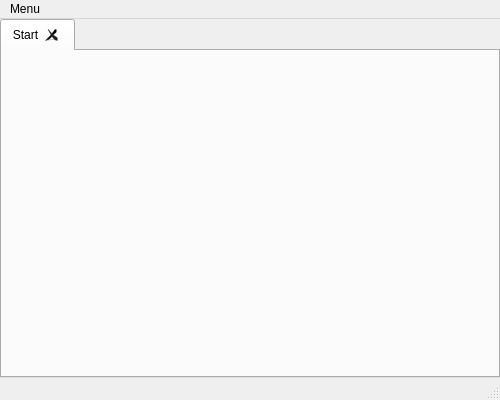
<?xml version="1.0" encoding="UTF-8"?>
<ui version="4.0">
 <class>MainWindow</class>
 <widget class="QMainWindow" name="MainWindow">
  <property name="geometry">
   <rect>
    <x>0</x>
    <y>0</y>
    <width>500</width>
    <height>400</height>
   </rect>
  </property>
  <property name="windowTitle">
   <string>chess</string>
  </property>
  <widget class="QWidget" name="centralWidget">
   <layout class="QHBoxLayout" name="horizontalLayout">
    <property name="spacing">
     <number>0</number>
    </property>
    <property name="leftMargin">
     <number>0</number>
    </property>
    <property name="topMargin">
     <number>0</number>
    </property>
    <property name="rightMargin">
     <number>0</number>
    </property>
    <property name="bottomMargin">
     <number>0</number>
    </property>
    <item>
     <widget class="QTabWidget" name="tabWidget">
      <property name="currentIndex">
       <number>0</number>
      </property>
      <property name="tabsClosable">
       <bool>true</bool>
      </property>
      <property name="movable">
       <bool>true</bool>
      </property>
      <widget class="QWidget" name="tab">
       <attribute name="title">
        <string>Start</string>
       </attribute>
      </widget>
     </widget>
    </item>
   </layout>
  </widget>
  <widget class="QMenuBar" name="menuBar">
   <property name="geometry">
    <rect>
     <x>0</x>
     <y>0</y>
     <width>500</width>
     <height>26</height>
    </rect>
   </property>
   <widget class="QMenu" name="menuMenu">
    <property name="title">
     <string>Menu</string>
    </property>
    <addaction name="actionNewGame"/>
    <addaction name="actionOpen"/>
    <addaction name="separator"/>
    <addaction name="actionSave"/>
    <addaction name="actionSaveAs"/>
    <addaction name="separator"/>
    <addaction name="actionClose"/>
   </widget>
   <addaction name="menuMenu"/>
  </widget>
  <widget class="QStatusBar" name="statusBar"/>
  <action name="actionNewGame">
   <property name="text">
    <string>Nová Hra</string>
   </property>
  </action>
  <action name="actionOpen">
   <property name="text">
    <string>Otevřít</string>
   </property>
  </action>
  <action name="actionSave">
   <property name="text">
    <string>Uložit</string>
   </property>
  </action>
  <action name="actionSaveAs">
   <property name="text">
    <string>Uložit Jako</string>
   </property>
  </action>
  <action name="actionClose">
   <property name="text">
    <string>Konec</string>
   </property>
  </action>
 </widget>
 <layoutdefault spacing="6" margin="11"/>
 <resources/>
 <connections/>
</ui>
